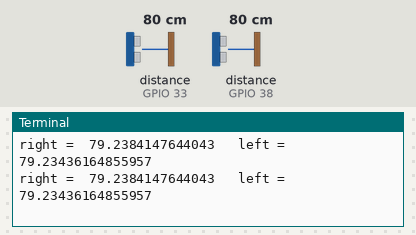
A program run on a simulated Jetson Nano (BCM pin numbers). On the bench: the last lines printed to the terminal. The test bench sets the inputs (shaded band); at power-on: distance to the obstacle (sensors on GPIO 33, GPIO 38) 80 cm. The echo pulse lasts 58.3 µs per cm; the interpreter's speed is modelled, so counts of loop turns are approximate; the clock reads 2024-03-15 10:24:30 at power-on unless the program sets it.

Above: at 1.2 s.
1.3 s: distance to the obstacle (sensor on GPIO 33) set to 2 cm
At 1.34 s:
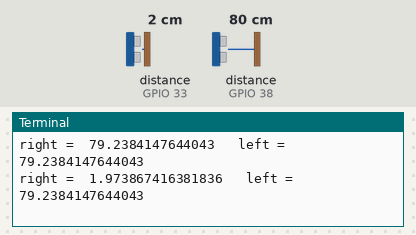
2.8 s: distance to the obstacle (sensor on GPIO 38) set to 2 cm
At 2.83 s:
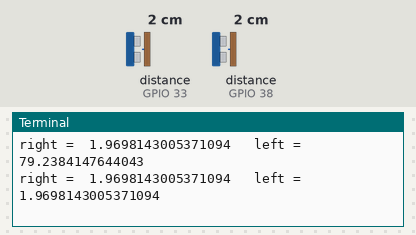
4.3 s: distance to the obstacle (sensor on GPIO 33) set to 4 cm
At 4.36 s:
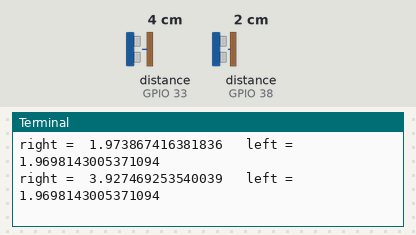
5.8 s: distance to the obstacle (sensor on GPIO 38) set to 4 cm
At 5.89 s:
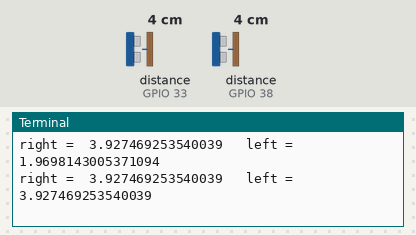
Timing chart, 0 to 8.3 s (numbered marks = the images above; inputs shaded):
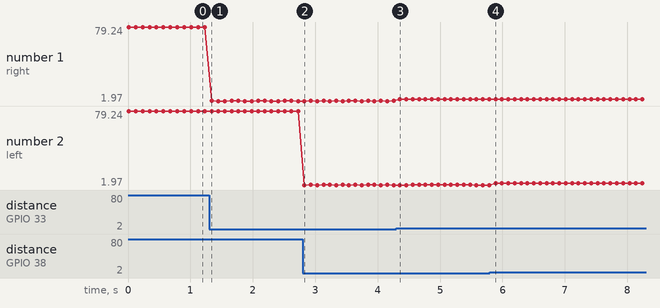

Measured:
- after the input at 1.3 s, the terminal: prints a new line at once (image 1)
- after the input at 2.8 s, the terminal: prints a new line at once (image 2)
- after the input at 4.3 s, the terminal: prints a new line after 0.06 s (image 3)
- after the input at 5.8 s, the terminal: prints a new line after 0.09 s (image 4)
- plotted number 1: 79.24 → 1.97 after the input at 1.3 s, 1.97 → 3.93 after the input at 4.3 s

The program:

Python_Nano_Ultrasonic_202305v2.py
```python
# (licence header left out)
import Jetson.GPIO as GPIO
import time


# 引脚
LEFT_TRIG_PIN = 37  # 触发引脚编号
LEFT_ECHO_PIN = 38  # 信号回响引脚编号
RIGHT_TRIG_PIN = 31
RIGHT_ECHO_PIN = 33

# 编码格式
BOARD = GPIO.BOARD
BCM = GPIO.BCM


class UltraObj:
    """
    超声波对象

    __init__():
        初始化

        :param trigPin: int, 触发引脚编号

            BOARD: 7, 11, 12, 13, 15, 16, 18, 19, 21, 22, 23, 24, 26, 29, 31, 32, 33, 35, 36, 37, 38, 40
            BCM: 4, 17, 18, 27, 22, 23, 24, 10, 25, 9, 11, 8, 7, 5, 6, 12, 13, 19, 16, 26, 20, 21

        :param echoPin: int, 信号回响引脚编号

            BOARD: 7, 11, 12, 13, 15, 16, 18, 19, 21, 22, 23, 24, 26, 29, 31, 32, 33, 35, 36, 37, 38, 40
            BCM: 4, 17, 18, 27, 22, 23, 24, 10, 25, 9, 11, 8, 7, 5, 6, 12, 13, 19, 16, 26, 20, 21

        :param mode: 引脚编码格式，BOARD，BCM，默认为BOARD

            暂不支持CVM，TEGRA_SOC编码

        :param unit: str, 检测结果的单位，默认为米m

            mm：毫米
            cm：厘米
            m：米

    detection():
        检测

        :return: float, 超声波检测结果，单位为unit
    """
    BoardPin = (7, 11, 12, 13, 15, 16, 18, 19, 21, 22, 23, 24, 26, 29, 31, 32, 33, 35, 36, 37, 38, 40)
    BcmPin = (4, 17, 18, 27, 22, 23, 24, 10, 25, 9, 11, 8, 7, 5, 6, 12, 13, 19, 16, 26, 20, 21)

    def __init__(self, trigPin, echoPin, mode=BOARD, unit="m"):
        if trigPin == echoPin:
            raise ValueError('trigPin and echoPin have the same value. They should have different values.')
        self._mode = None
        self._trigPin = None
        self._echoPin = None
        self._unit = None

        self.mode = mode
        self.trigPin = trigPin
        self.echoPin = echoPin
        self.unit = unit    # 设置检测结果的单位

        self.tRisingEdge = 0.0   # 上升沿的触发时间
        self.tFallingEdge = 0.0  # 下降沿的触发时间

        GPIO.setmode(self.mode)  # 使用物理编码，及开发板上正面的引脚编号
        GPIO.setup(self.trigPin, GPIO.OUT)  # 设置触发引脚为输出模式
        GPIO.setup(self.echoPin, GPIO.IN)  # 设置信号引脚为输出模式

    @property
    def unit(self): return self._unit

    @unit.setter
    def unit(self, unit):
        if not isinstance(unit, str):
            raise ValueError(f'"unit" must be string, not {type(unit)}.')
        if unit not in ("mm", "cm", "m"):
            raise ValueError(f'"unit" must be one of "mm", "cm", "m", not {unit}.')
        self._unit = unit

    @property
    def mode(self): return self._mode

    @mode.setter
    def mode(self, mode):
        if not isinstance(mode, int):
            raise ValueError(f'"mode", must be string, not {type(mode)}.')
        if mode not in (BOARD, BCM):
            raise ValueError(f'"mode" must be one of BOARD, BCM, not {mode}.')
        self._mode = mode

    @property
    def trigPin(self): return self._trigPin

    @trigPin.setter
    def trigPin(self, trigPin):
        if not isinstance(trigPin, int):
            raise ValueError(f'"trigPin" must be integer, not {type(trigPin)}.')
        if trigPin not in UltraObj.BoardPin and self.mode == BOARD:
            raise ValueError(f'"trigPin" muust be one of {UltraObj.BoardPin}, not {trigPin}.')
        elif trigPin not in UltraObj.BcmPin and self.mode == BCM:
            raise ValueError(f'"trigPin" muust be one of {UltraObj.BcmPin}, not {trigPin}.')
        self._trigPin = trigPin

    @property
    def echoPin(self): return self._echoPin

    @echoPin.setter
    def echoPin(self, echoPin):
        if not isinstance(echoPin, int):
            raise ValueError(f'"echoPin" must be integer, not {type(echoPin)}.')
        if echoPin not in UltraObj.BoardPin and self.mode == BOARD:
            raise ValueError(f'"echoPin" muust be one of {UltraObj.BoardPin}, not {echoPin}.')
        elif echoPin not in UltraObj.BcmPin and self.mode == BCM:
            raise ValueError(f'"echoPin" muust be one of {UltraObj.BcmPin}, not {echoPin}.')
        self._echoPin = echoPin

    # 输出10us的脉冲
    def _triggerPulse(self):
        GPIO.output(self.trigPin, GPIO.HIGH)
        time.sleep(0.0001)
        GPIO.output(self.trigPin, GPIO.LOW)

    def detection(self):
        """
        超声波测距函数，需放置在循环中执行

        :return: float, 距离，单位为unit，默认为cm
        """
        self.tRisingEdge, self.tFallingEdge = 0, 0

        self._triggerPulse()  # 输出10us的触发脉冲做为超声波的控制信号

        timeOutCount = 1000
        while GPIO.input(self.echoPin) == GPIO.LOW and timeOutCount > 0:
            timeOutCount -= 1
        self.tRisingEdge = time.time()

        timeOutCount = 1000
        while GPIO.input(self.echoPin) == GPIO.HIGH and timeOutCount > 0:
            timeOutCount -= 1
        self.tFallingEdge = time.time()

        # 计算距离
        distance = (self.tFallingEdge - self.tRisingEdge) * 340 / 2 * 100  # 单位cm

        if self.unit == "mm":
            return distance * 10

        elif self.unit == "m":
            return distance * 0.01

        else:
            return distance


if __name__ == "__main__":
    rUltra = UltraObj(RIGHT_TRIG_PIN, RIGHT_ECHO_PIN, unit="cm")    # 右侧超声波

    lUltra = UltraObj(LEFT_TRIG_PIN, LEFT_ECHO_PIN, unit="cm")      # 左侧超声波

    while True:
        print("right = ", rUltra.detection(), "\tleft = ", lUltra.detection())
        time.sleep(0.1)
```
